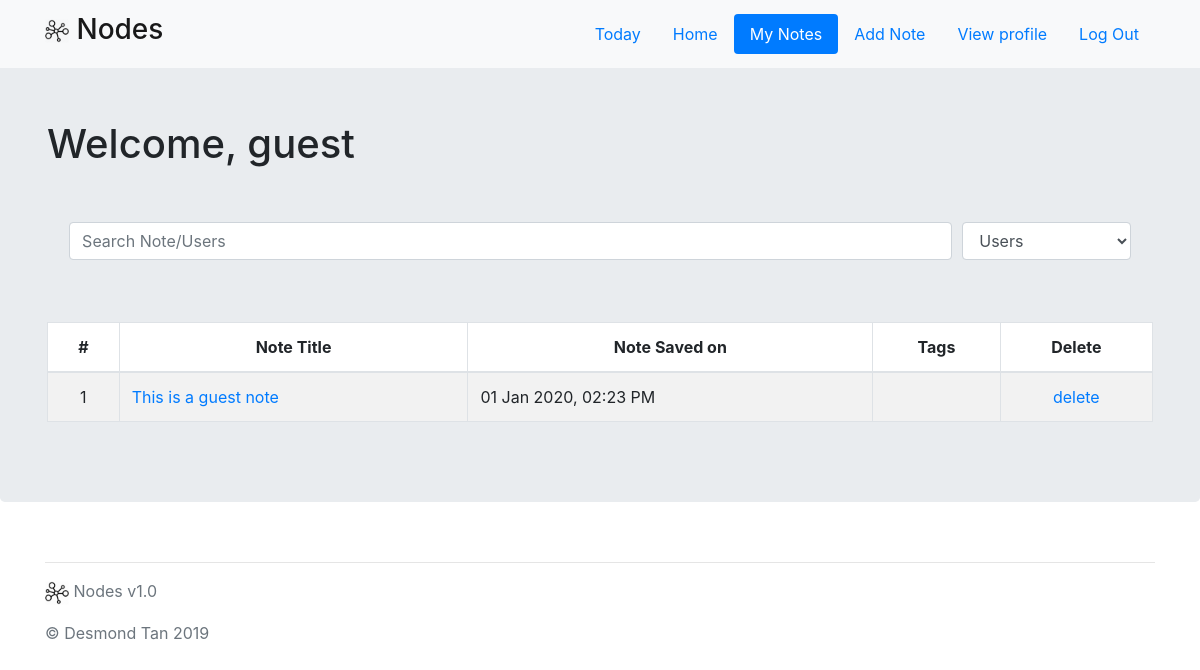
/my_notes (signed in), run on an earlier commit of the app's database.
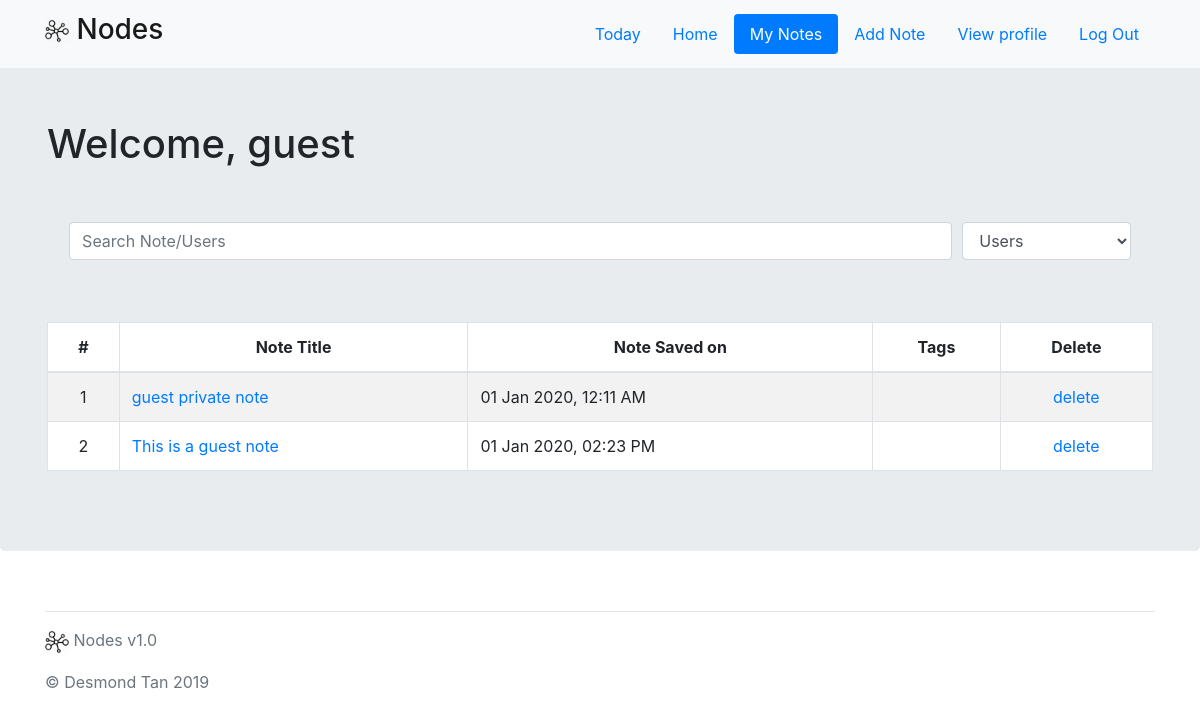
And on a later commit of the database.
### app/models.py (models this page shows, shortened)
class Notes(db.Model):
    __tablename__ = 'notes'
    id = db.Column(db.Integer, primary_key=True)
    date_created = db.Column(db.String(32))
    last_edited = db.Column(db.String(32))
    private = db.Column(db.Boolean)
    parent_folder_id = db.Column(db.Integer)
    title = db.Column(db.String(255))
    body = db.Column(db.String(255))
    body_markdown = db.Column(db.String(255))
    user_id = db.Column(db.Integer)

### app/main/views.py (the view)
@main.route('/my_notes', methods=['GET', 'POST'])
@login_required
def my_notes():
    search_form = SearchForm()
    if search_form.validate_on_submit():
        search = request.form['search']
        category = request.form['category']
        return redirect(url_for('main.search_results', search=search, category=category))
    notes = get_notes(session['user_id'])
    notes.sort(key=lambda note: note.last_edited, reverse=True)
    return render_template('main/my_notes.html', form=search_form, notes=notes, username=session['username'])

### app/main/forms.py
class SearchForm(FlaskForm):
    choices = [
        ('Users', 'Users'),
        ('Notes', 'Notes')
    ]
    search = StringField("Search Note/Users", [required("Unable to search empty string.")])
    category = SelectField('Category', choices=choices)

### app/utils/filters.py (called while the page is built)
def datetimeformat(value, format="%m %b %Y, %I:%M %p"):
    datetime_obj = datetime.strptime(value, '%Y-%m-%d %H:%M:%S.%f')
    return datetime_obj.strftime(format)

### app/utils/functions.py (called while the page is built)
def get_notes(user_id):
    notes = Notes.query.filter(Notes.user_id == user_id).all()
    return notes

### app/templates/main/my_notes.html (shortened to what this page needs)
{% extends "layout.html" %}
{% block body %}
<div class="jumbotron">
    <div class="container">
    {% if username %}
        <h1>Welcome, {{ username }}</h1><br>
        <form action="{{ url_for("main.my_notes") }}" method="POST">
            <div class="form-row" style="padding: 2%">
                <div class="form-group col-md-10">
                    {{ form.search(class="form-control no_borders", placeholder="Search Note/Users") }}
                </div>
                <div class="form-group col-md-2">
                    {{ form.category(class="form-control no_borders") }}
                </div>
            </div>
        </form>
        {% if notes != [] %}
            <table class="table table-hover table-striped table-bordered" style="background-color: white;">
                <thead class="text-center">
                    <tr>
                        <th class="text-center">#</th>
                        <th>Note Title</th>
                        <th>Note Saved on</th>
                        <th>Tags</th>
                        <th class="text-center">Delete</th>
                    </tr>
                </thead>
                <tbody>
                    {% for note in notes %}
                        <tr>
                            <td class="text-center">{{ loop.index }}</td>
                            <td> <a href="/notes/{{ note.id }}/">{{ note.title }}</a></td>
                            <td>{{ note.last_edited | datetimeformat }}</td>
                            <td></td>
                            <td class="text-center">
                                <a href="/notes/delete/{{ note.id }}/">delete</a>
                            </td>
                        </tr>
                    {%  endfor %}
                </tbody>
            </table>
        {% else %}
            <div class="alert alert-danger">
                You have no notes added! Let's add one <a href="/notes/add/">here</a>
            </div>
        {% endif %}
    {% endif %}
    </div>
</div>
{% endblock %}

### app/templates/layout.html (shortened to what this page needs)
<!doctype html>
<html lang="en">
    <head>
        <link rel='stylesheet' href="{{ url_for("static", filename="css/bootstrap.min.css") }}">
    </head>
    <body>
        <nav class="navbar navbar-expand-md navbar-light fixed-top bg-light">
            <div class="container">
                <a class="navbar-brand custom-control-inline" href="{{ url_for('main.index') }}">
                    <h3>
                        <span>
                        <img alt="Icon"
                             style="width: 24px; height: 24px"
                             src="{{ url_for('static', filename='images/nodes_icon.png') }}">
                        Nodes
                        </span>
                    </h3>
                </a>
                <div class="collapse navbar-collapse" id="myNavBar">
                    <ul class="nav nav-pills ml-auto">
                        {% if username %}
                            <li class="nav-item" id="today">
                                <a class="nav-link" href="{{ url_for("main.today") }}">Today</a>
                            </li>
                            <li class="nav-item" id="home">
                                <a class="nav-link" href="{{ url_for("main.home_page") }}">Home</a>
                            </li>
                            <li class="nav-item" id="notes">
                                <a class="nav-link" href="{{ url_for("main.my_notes") }}">My Notes</a>
                            </li>
                            <li class="nav-item" id="addNote">
                                <a class="nav-link" href="{{ url_for("main.add_note") }}">Add Note</a>
                            </li>
                            <li class="nav-item" id="profile">
                                <a class="nav-link" href="{{ url_for("main.profile") }}">View profile</a>
                            </li>
                            <li class="nav-item" id="logout">
                                <a class="nav-link" href="{{ url_for("auth.logout") }}">Log Out</a>
                            </li>
                        {% endif %}
                    </ul>
                </div>
            </div>
        </nav>
        <main role="main">
            {% block body %}{% endblock %}
        </main>
        <footer class="text-muted">
            <div class="container">
                <hr>
                <p>
                    <img alt="Icon"
                         style="width: 24px; height: 24px"
                         src="{{ url_for('static', filename='images/nodes_icon.png') }}">
                    Nodes v1.0
                </p>
                <p>&copy; Desmond Tan 2019</p>
            </div>
        </footer>
    </body>
</html>

### app/templates/layout.html (style rules this page uses)
body { padding-top: 3.5rem; }

What changed in the data, as far as the page shows it:
added Notes: title "guest private note", last_edited "01 Jan 2020, 12:11 AM"
